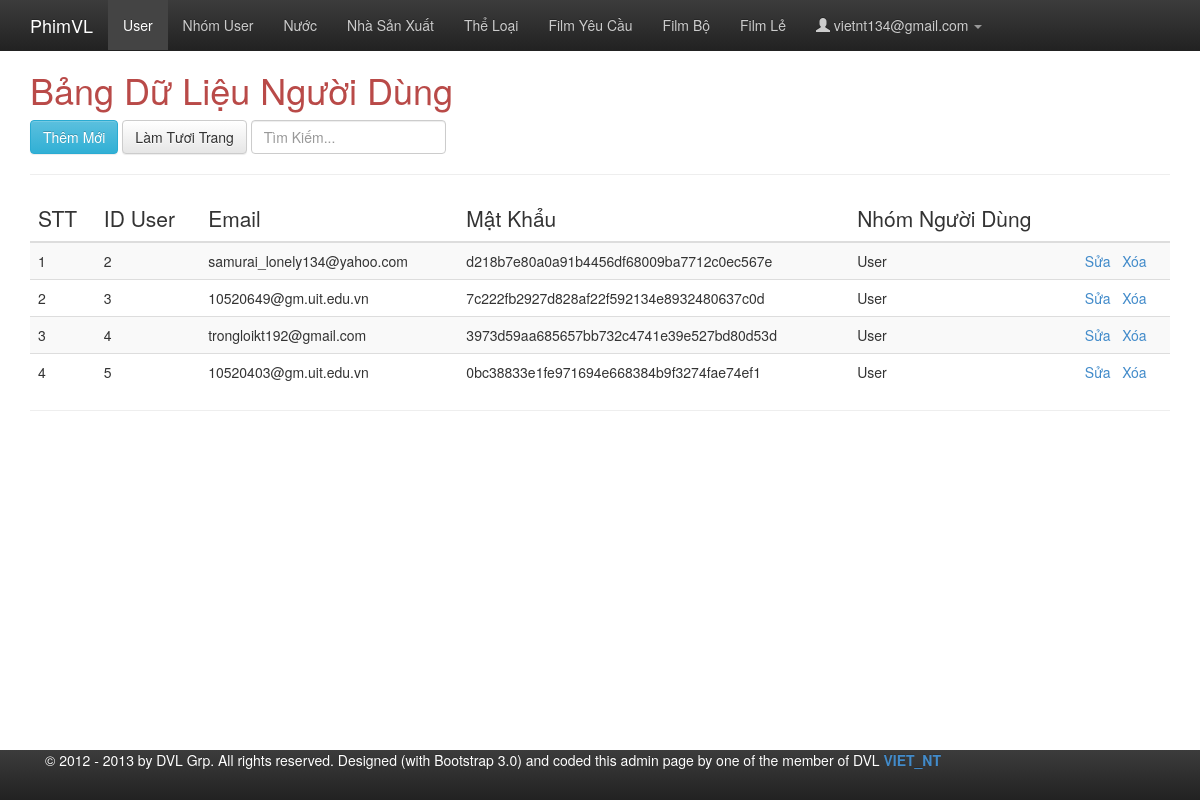
Page /admin/index-admin.php?changePage=1 (signed in) on the committed database.
### tables this page shows
CREATE TABLE IF NOT EXISTS `user` (
  `user_id` int(11) NOT NULL AUTO_INCREMENT,
  `user_email` varchar(255) NOT NULL,
  `user_password` varchar(45) NOT NULL,
  `user_level_id` int(11) NOT NULL,
  PRIMARY KEY (`user_id`),
  UNIQUE KEY `user_email_UNIQUE` (`user_email`),
  KEY `user_level_id` (`user_level_id`)
);

CREATE TABLE IF NOT EXISTS `user_level` (
  `user_level_id` int(11) NOT NULL AUTO_INCREMENT,
  `user_level_name` varchar(45) NOT NULL,
  PRIMARY KEY (`user_level_id`),
  UNIQUE KEY `user_level_name_UNIQUE` (`user_level_name`)
);

### admin/include/userForm.php (the view, shortened to what this page needs)
<div class="tab-pane active fade in" id="tableUser">
	<?php
	$query = "select * from user,user_level where user.user_level_id = user_level.user_level_id and user.user_level_id != '1' order by user.user_id asc";
	$result = mysql_query($query);
	?>
	<h1 class="text-danger">Bảng Dữ Liệu Người Dùng</h1>
	<div class="btn-group">
		<a href="#addUser" data-transition="flow" data-toggle="tab" class="btn btn-info">Thêm Mới</a>
	</div>
	<div class="btn-group">
		<a href="index-admin.php?changePage=1" class="btn btn-default">Làm Tươi Trang</a>
	</div>
	<div class="btn-group">
		<input placeholder="Tìm Kiếm..." type="search" name="search" class="form-control" value="" id="id_search" />
	</div>
	<hr id="Eight" />
	<div id="tableEight" class="table-responsive">
		<table class="table table-striped table-hover">
			<thead>
				<tr>
					<th class="lead">STT</th>
					<th class="lead">ID User</th>
					<th class="lead">Email</th>
					<th class="lead">Mật Khẩu</th>
					<th class="lead">Nhóm Người Dùng</th>
					<th>&nbsp;</th>
				</tr>
			</thead>
			<tbody>
				<?php
				$i = 1;
				if($result){
				while ($row = mysql_fetch_array($result)) {
				?>
				<tr>
					<td><?php echo($i++); ?></td>
					<td><?php echo($row['0'])?></td>
					<td><?php echo($row['1']); ?></td>
					<td><?php echo($row['2']); ?></td>
					<td><?php echo($row['5']); ?></td>
					<td>
						<a href="addEditDelete/editOneUser.php?userID=<?php echo($row['0']); ?>">Sửa</a>
						<a href="addEditDelete/deleteOneUser.php?userID=<?php echo($row['0']); ?>&userEmail=<?php echo($row['1']); ?>">Xóa</a>
					</td>
				</tr>
				<?php
				}
				}
				?>
			</tbody>
		</table>
	</div>
	<hr />
</div>

### admin/css/docs.css (style rules this page uses)
body { position: relative; padding-top: 50px; }

### admin/js/wysibb/theme/default/wbbtheme.css (style rules this page uses)
html { height:100% !important; }

### rows in the picture
user: user_id "2", user_email "samurai_lonely134@yahoo.com", user_password "d218b7e80a0a91b4456df68009ba7712c0ec567e", user_level.user_level_name "User"
user: user_id "3", user_email "10520649@gm.uit.edu.vn", user_password "7c222fb2927d828af22f592134e8932480637c0d", user_level.user_level_name "User"
user: user_id "4", user_email "trongloikt192@gmail.com", user_password "3973d59aa685657bb732c4741e39e527bd80d53d", user_level.user_level_name "User"
user: user_id "5", user_email "10520403@gm.uit.edu.vn", user_password "0bc38833e1fe971694e668384b9f3274fae74ef1", user_level.user_level_name "User"

### other values in the picture
$_SESSION["adminLog"] "vietnt134@gmail.com"
